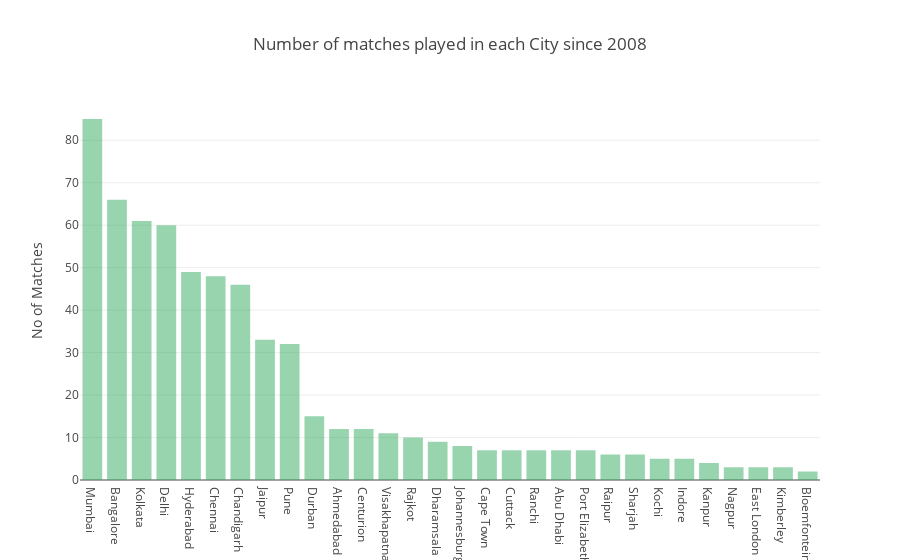

Write notebook code for a chart like this one.
### Code cell
"""plotly.offline.iplot()-----> is a function 
argument to this should be the JSON object {}


here plotly.offline.iplot()---> embeds the interative graph in the inline formate means in ipython notebook itself

&

plotly.offline.plot() ---> Prints the graphs in the external files as a HTML page.

"""

x= city_graph['city']
y=city_graph['count']

plotly.offline.iplot({
    "data": [Bar(x=x,y=y,marker=dict(color="rgba(50, 171, 96, 0.5)") )],
    "layout" : Layout(title="Number of matches played in each City since 2008", yaxis={"title":"No of Matches"})
})

### Figure 1 — Plotly figure (JSON) as saved in the notebook; plotly's stock layout.template omitted (floating-point values rounded to 4 significant figures)
{"data": [{"marker": {"color": "rgba(50, 171, 96, 0.5)"}, "type": "bar", "x": ["Mumbai", "Bangalore", "Kolkata", "Delhi", "Hyderabad", "Chennai", "Chandigarh", "Jaipur", "Pune", "Durban", "Ahmedabad", "Centurion", "Visakhapatnam", "Rajkot", "Dharamsala", "Johannesburg", "Cape Town", "Cuttack", "Ranchi", "Abu Dhabi", "Port Elizabeth", "Raipur", "Sharjah", "Kochi", "Indore", "Kanpur", "Nagpur", "East London", "Kimberley", "Bloemfontein"], "y": [85, 66, 61, 60, 49, 48, 46, 33, 32, 15, 12, 12, 11, 10, 9, 8, 7, 7, 7, 7, 7, 6, 6, 5, 5, 4, 3, 3, 3, 2]}], "layout": {"title": "Number of matches played in each City since 2008", "yaxis": {"title": "No of Matches"}}}
